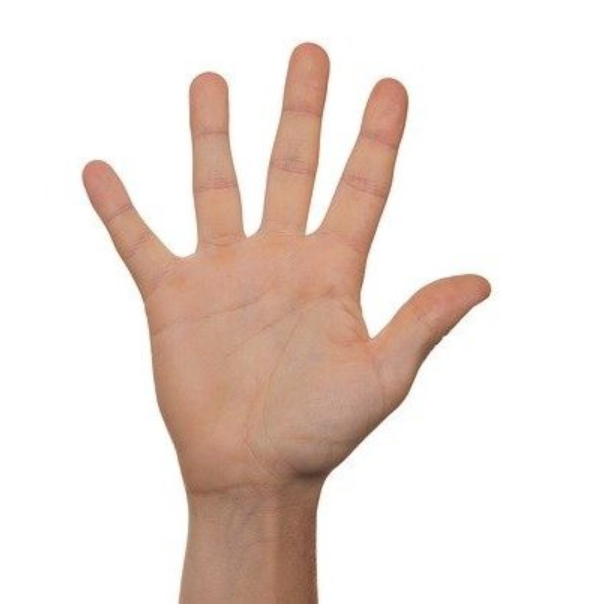
#> input picture Read Hands/1.0/palm.png, 605 x 609 px, given in place of the camera
$ python GetNumberHandtoCam.py
#> lines starting #> are read from the running program, lines starting #| are printed output that depends on the picture; after the words box and inside, x2 and y2 are one past the last pixel; in counts of white or black regions, pixels touching at a corner belong together
import cv2
import numpy as np

#img_path = "data/palm.jpg"
#img = cv2.imread(img_path)
#cv2.imshow('palm image',img)

video = cv2.VideoCapture(0)

while(True):
    ret, frame = video.read()
#> frame is the input picture: shape (609, 605, 3); mean B, G, R 217, 223.6, 236.5
    frame = cv2.flip(frame,1)
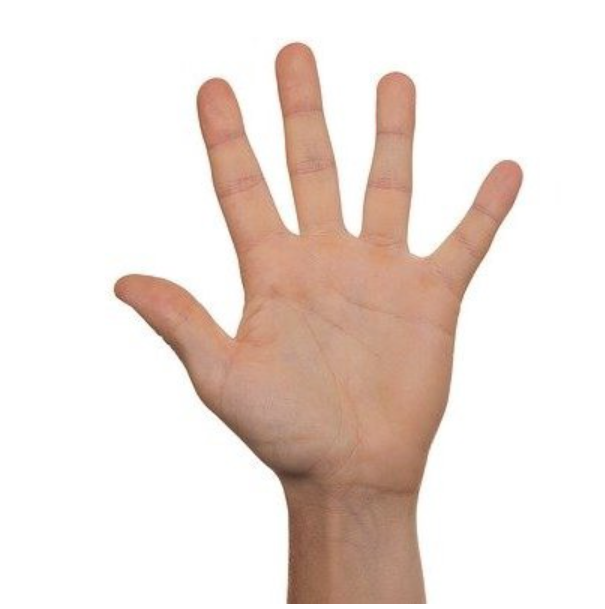
#> frame: shape (609, 605, 3); mean B, G, R 217, 223.6, 236.5

    hsvim = cv2.cvtColor(frame, cv2.COLOR_BGR2HSV)
#> hsvim: shape (609, 605, 3); mean H, S, V 7.6, 26.4, 236.6
    lower = np.array([0, 48, 80], dtype = "uint8")
    upper = np.array([20, 255, 255], dtype = "uint8")
    skinRegionHSV = cv2.inRange(hsvim, lower, upper)
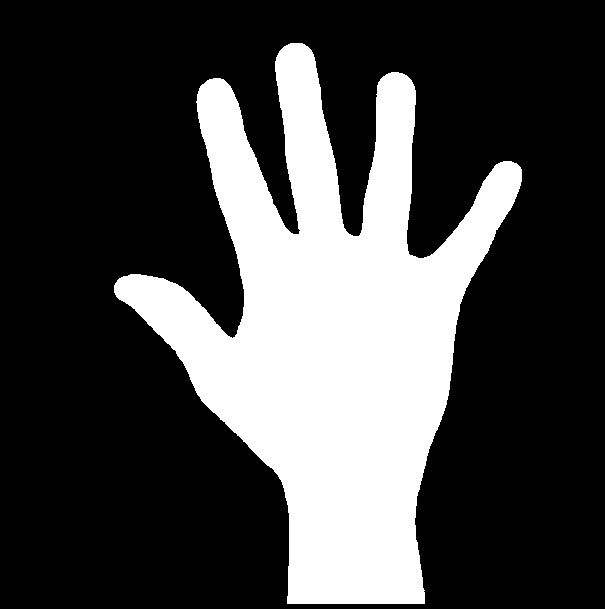
#> skinRegionHSV: shape (609, 605); 27.4% white; 1 white region, box (x1, y1, x2, y2) and area: (114, 43, 522, 604) 100829
    blurred = cv2.blur(skinRegionHSV, (2,2))
    ret,thresh = cv2.threshold(blurred,0,255,cv2.THRESH_BINARY)
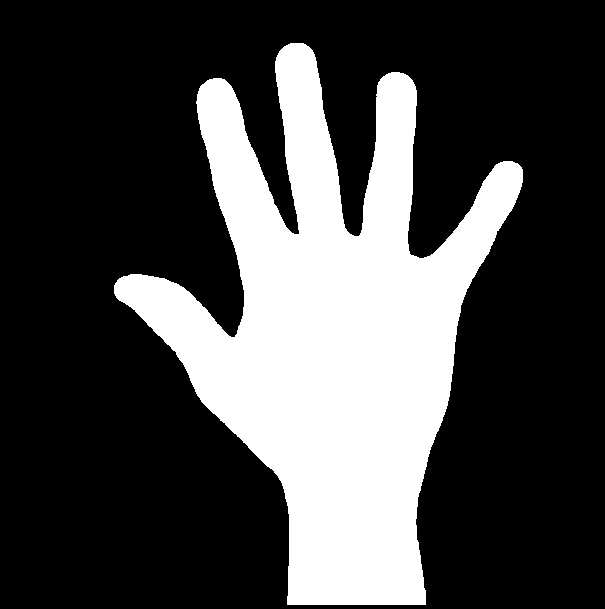
#> thresh: shape (609, 605); 27.8% white; 1 white region

    contours, hierarchy = cv2.findContours(thresh, cv2.RETR_TREE, cv2.CHAIN_APPROX_SIMPLE)
#> contours = 1 contour; box (x1, y1, x2, y2) and area: (114, 43, 523, 605) 101182
    contours = max(contours, key=lambda x: cv2.contourArea(x))
#> contours = contour of 931 points, box (x1, y1, x2, y2) (114, 43, 523, 605), area 101182
    cv2.drawContours(frame, [contours], -1, (255,255,0), 2)

    hull = cv2.convexHull(contours)
#> hull = contour of 18 points, box (x1, y1, x2, y2) (114, 43, 523, 605), area 156906
    cv2.drawContours(frame, [hull], -1, (0, 255, 255), 2)
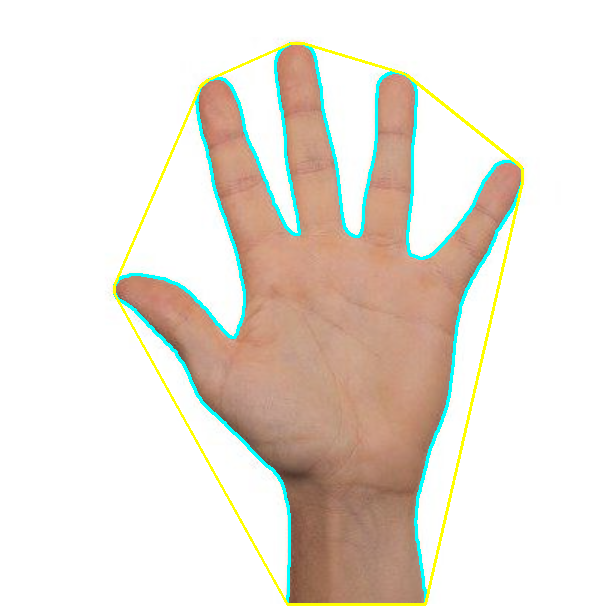
#> frame: shape (609, 605, 3); mean B, G, R 216, 225.3, 232.3
    hull = cv2.convexHull(contours, returnPoints=False)
#> hull = 18 values, max 930 at index 0, min 0 at index 17, mean 456.8
    defects = cv2.convexityDefects(contours, hull)
#> defects = [[0, 172, 65, 45514], [172, 174, 173, 114], [174, 176, 175, 160], [177, 179, 178, 114], [179, 361, 294, 33780], [362, 366, 363, 114], [366, 487, 466, 13980], [488, 687, 597, 8415], [688, 690, 689, 114], [691, 795, 762, 35343], [795, 799, 796, 114], [799, 930, 853, 43573]]

    if defects is not None:
        cnt = 0
        for i in range(defects.shape[0]):  # calculate the angle
            s, e, f, d = defects[i][0]
            start = tuple(contours[s][0])
            end = tuple(contours[e][0])
            far = tuple(contours[f][0])
            a = np.sqrt((end[0] - start[0]) ** 2 + (end[1] - start[1]) ** 2)
            b = np.sqrt((far[0] - start[0]) ** 2 + (far[1] - start[1]) ** 2)
            c = np.sqrt((end[0] - far[0]) ** 2 + (end[1] - far[1]) ** 2)
            angle = np.arccos((b ** 2 + c ** 2 - a ** 2) / (2 * b * c))  #      cosine theorem
            if angle <= np.pi / 2:  # angle less than 90 degree, treat as fingers
                cnt += 1
                cv2.circle(frame, far, 4, [0, 0, 255], -1)
            if cnt > 0:
                cnt = cnt+1
                cv2.putText(frame, str(cnt), (0, 50), cv2.FONT_HERSHEY_SIMPLEX, 1, (255, 0, 0) , 2, cv2.LINE_AA)
#> this loop made 12 passes
#> (s, e, f, d, start, end, far, a) on passes 1 to 10: (0, 172, 65, 45514, (290, 43), (209, 79), (298, 234), 88.64), (172, 174, 173, 114, (209, 79), (207, 80), (208, 80), 2.24), (174, 176, 175, 160, (207, 80), (202, 84), (203, 84), 6.4), (177, 179, 178, 114, (200, 86), (199, 88), (200, 87), 2.24), (179, 361, 294, 33780, (199, 88), (114, 285), (237, 333), 214.6), (362, 366, 363, 114, (114, 293), (116, 297), (115, 294), 4.47), (366, 487, 466, 13980, (116, 297), (287, 604), (281, 481), 351.4), (488, 687, 597, 8415, (425, 604), (522, 182), (460, 305), 433), (688, 690, 689, 114, (522, 169), (521, 167), (521, 168), 2.24), (691, 795, 762, 35343, (517, 163), (407, 75), (411, 255), 140.9)
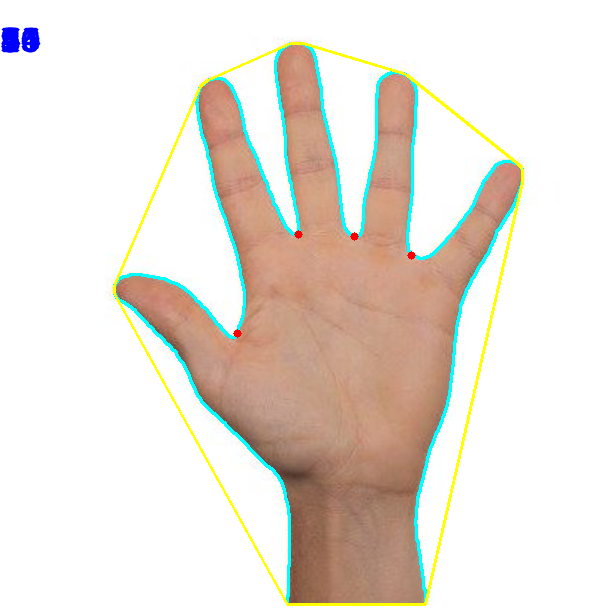
#> frame: shape (609, 605, 3); 0.3% of pixels changed, all inside (x1, y1, x2, y2) = (1, 27, 416, 338)
#> after the loop, cnt = 16

    original = cv2.imshow('Camera', frame)

    if cv2.waitKey(1) & 0xFF == ord('q'):
#> (key q is pressed here)
        break

video.release()
cv2.destroyAllWindows()
